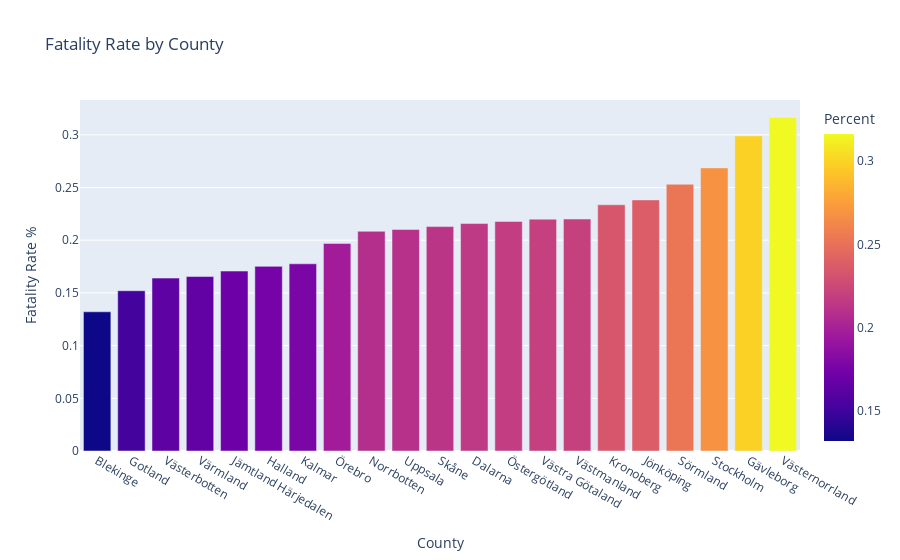

Notebook code cell kept with this figure:
### Markdown cell above
If we instead look at the number of deceased and divide this with number of citizens, we can at least tell what county got strike the hardes during the pandemic considering deaths.

Below I'm using our data from 2.2 to aggregate the sum of the population in each county, and the data from above to aggregate the sum och total number of deceased by county. I calculate the death rate by dividing total deceased (county) by population (county).

### Code cell
# Data from 2.2 containing county, municipality, population a.s.o., and the data used for above graph.
population_by_county = vaccinated_municipallity_and_age.groupby('Län_namn')['Befolkning'].sum()
deceased_total_county = totals_per_region.groupby('Region')['Totalt_antal_avlidna'].sum()
death_rate_percent = (deceased_total_county.values / population_by_county.values) * 100

data={
    'County': totals_per_region['Region'],
    'Fatality Rate %': death_rate_percent
    
}
fig = px.bar(
    data,
    x='County', 
    y='Fatality Rate %',
    title='Fatality Rate by County',
    labels={'color': 'Percent'},
    color=death_rate_percent
)

fig.update_xaxes(categoryorder='total ascending')
fig.write_html("Visualizations/fatality_rate_county.html")
fig.show()

### Figure 1 — Plotly figure (JSON) as saved in the notebook; plotly's stock layout.template omitted (floating-point values rounded to 4 significant figures)
{"data": [{"alignmentgroup": "True", "hovertemplate": "County=%{x}<br>Fatality Rate %=%{y}<br>Percent=%{marker.color}<extra></extra>", "legendgroup": "", "marker": {"color": [0.1321, 0.2158, 0.1521, 0.299, 0.1752, 0.1707, 0.2382, 0.1776, 0.2336, 0.2084, 0.2129, 0.2686, 0.2531, 0.2102, 0.1655, 0.164, 0.3164, 0.2201, 0.2199, 0.197, 0.2178], "coloraxis": "coloraxis", "pattern": {"shape": ""}}, "name": "", "offsetgroup": "", "orientation": "v", "showlegend": false, "textposition": "auto", "type": "bar", "x": ["Blekinge", "Dalarna", "Gotland", "Gävleborg", "Halland", "Jämtland Härjedalen", "Jönköping", "Kalmar", "Kronoberg", "Norrbotten", "Skåne", "Stockholm", "Sörmland", "Uppsala", "Värmland", "Västerbotten", "Västernorrland", "Västmanland", "Västra Götaland", "Örebro", "Östergötland"], "xaxis": "x", "y": [0.1321, 0.2158, 0.1521, 0.299, 0.1752, 0.1707, 0.2382, 0.1776, 0.2336, 0.2084, 0.2129, 0.2686, 0.2531, 0.2102, 0.1655, 0.164, 0.3164, 0.2201, 0.2199, 0.197, 0.2178], "yaxis": "y"}], "layout": {"barmode": "relative", "coloraxis": {"colorbar": {"title": {"text": "Percent"}}, "colorscale": [[0, "#0d0887"], [0.1111, "#46039f"], [0.2222, "#7201a8"], [0.3333, "#9c179e"], [0.4444, "#bd3786"], [0.5556, "#d8576b"], [0.6667, "#ed7953"], [0.7778, "#fb9f3a"], [0.8889, "#fdca26"], [1, "#f0f921"]]}, "legend": {"tracegroupgap": 0}, "title": {"text": "Fatality Rate by County"}, "xaxis": {"anchor": "y", "categoryorder": "total ascending", "domain": [0, 1], "title": {"text": "County"}}, "yaxis": {"anchor": "x", "domain": [0, 1], "title": {"text": "Fatality Rate %"}}}}
